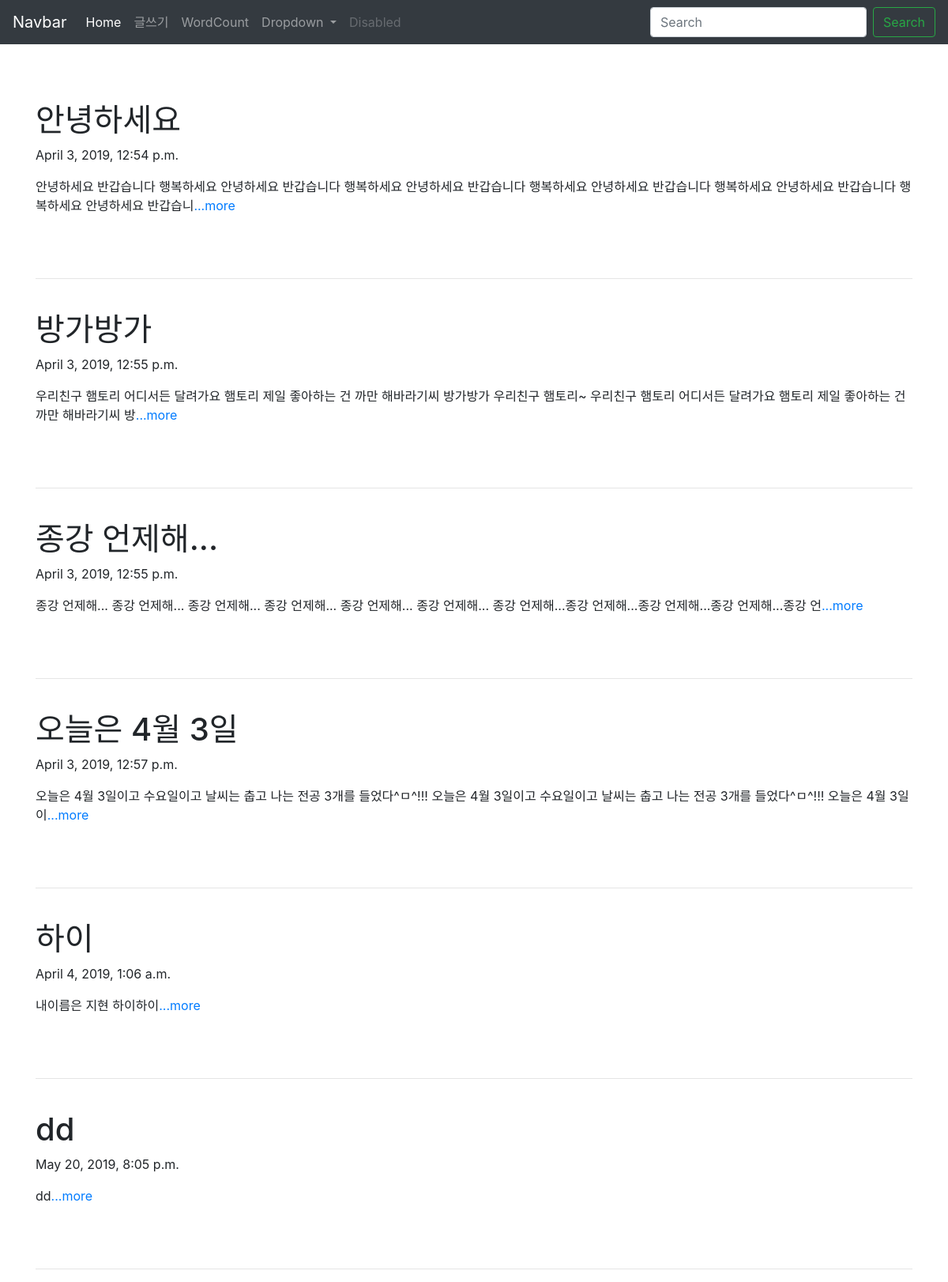
The page / on the database its author committed.
### blog/models.py (models this page shows, shortened)
class Blog(models.Model):
    title=models.CharField(max_length=200)  #제목
    pub_date=models.DateTimeField('date published') #시간
    body=models.TextField() #내용
    def summary(self):          # 본문 100글자 상한선
        return self.body[:100]  # slicing(리스트 자르기), 처음부터 100글자까지

### blog/views.py (the view)
# urls.py: path('',blog.views.home, name="home"),
def home(request):
    blogs=Blog.objects      # 쿼리셋(객체 목록 받아옴)  # 메소드
    return render(request,'home.html',{'blogs':blogs})

### blog/templates/home.html (shortened to what this page needs)
<head>
    <link rel="stylesheet" href="https://stackpath.bootstrapcdn.com/bootstrap/4.3.1/css/bootstrap.min.css">
</head>
{% extends 'base.html' %}
{% block contents %}
<body>
{% for blog in blogs.all %}
<div class="container">
<br>
<h1>{{blog.title}}</h1>
<p>{{blog.pub_date}}</p>
<p>{{blog.summary}}<a href="{%url 'detail' blog.id%}">...more</a></p>
<br><br><hr>
</div>
{%endfor%}
</body>
{%endblock%}

### blog/templates/base.html (shortened to what this page needs)
<body>
    <nav class="navbar navbar-expand-lg navbar-dark bg-dark">
            <a class="navbar-brand" href="#">Navbar</a>
            <div class="collapse navbar-collapse" id="navbarSupportedContent">
              <ul class="navbar-nav mr-auto">
                <li class="nav-item active">
                  <a class="nav-link" href="#">Home <span class="sr-only">(current)</span></a>
                </li>
                <li class="nav-item">
                  <a class="nav-link" href="{%url 'new'%}">글쓰기</a>
                </li>
                <li class="nav-item">
                  <a class="nav-link" href="{%url 'wordhome'%}">WordCount</a>
                </li>
                <li class="nav-item dropdown">
                  <a class="nav-link dropdown-toggle" href="#" id="navbarDropdown" role="button" data-toggle="dropdown" aria-haspopup="true" aria-expanded="false">
                    Dropdown
                  </a>
                </li>
                <li class="nav-item">
                  <a class="nav-link disabled" href="#" tabindex="-1" aria-disabled="true">Disabled</a>
                </li>
              </ul>
              <form class="form-inline my-2 my-lg-0">
                <input class="form-control mr-sm-2" type="search" placeholder="Search" aria-label="Search">
                <button class="btn btn-outline-success my-2 my-sm-0" type="submit">Search</button>
              </form>
            </div>
          </nav>
          <br><br>
{% block contents %}
{% endblock %}

### rows shown on the page
Blog: title "안녕하세요", pub_date "April 3, 2019, 12:54 p.m.", summary "안녕하세요 반갑습니다 행복하세요 안녕하세요 반갑습니다 행복하세요 안녕하세요 반갑습니다 행복하세요 안녕하세요 반갑습니다 행복하세요 안녕하세요 반갑습니다 행복하세요 안녕하세요 반갑습니"
Blog: title "방가방가", pub_date "April 3, 2019, 12:55 p.m.", summary "우리친구 햄토리 어디서든 달려가요 햄토리 제일 좋아하는 건 까만 해바라기씨 방가방가 우리친구 햄토리~ 우리친구 햄토리 어디서든 달려가요 햄토리 제일 좋아하는 건 까만 해바라기씨 방"
Blog: title "종강 언제해...", pub_date "April 3, 2019, 12:55 p.m.", summary "종강 언제해... 종강 언제해... 종강 언제해... 종강 언제해... 종강 언제해... 종강 언제해... 종강 언제해...종강 언제해...종강 언제해...종강 언제해...종강 언"
Blog: title "오늘은 4월 3일", pub_date "April 3, 2019, 12:57 p.m.", summary "오늘은 4월 3일이고 수요일이고 날씨는 춥고 나는 전공 3개를 들었다^ㅁ^!!! 오늘은 4월 3일이고 수요일이고 날씨는 춥고 나는 전공 3개를 들었다^ㅁ^!!! 오늘은 4월 3일이"
Blog: title "하이", pub_date "April 4, 2019, 1:06 a.m.", summary "내이름은 지현 하이하이"
Blog: title "dd", pub_date "May 20, 2019, 8:05 p.m.", summary "dd"
